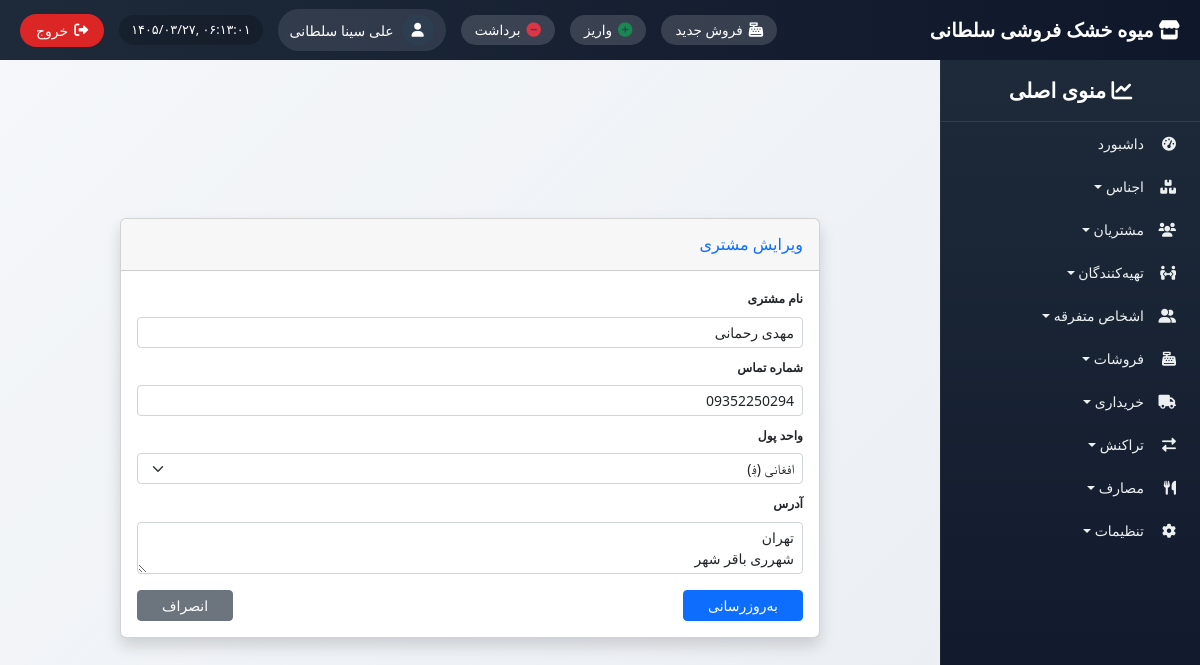
Page /customers/edit/1/ (signed in) on the committed database.
### customers/models.py (models this page shows, shortened)
class Customer(models.Model):
    name = models.CharField(max_length=200, verbose_name="نام مشتری")
    phone = models.CharField(max_length=20, blank=True, verbose_name="شماره تماس")
    currency = models.ForeignKey(Currency, on_delete=models.PROTECT, verbose_name="واحد پول")
    address = models.TextField(blank=True, verbose_name="آدرس")
    created_at = models.DateTimeField(auto_now_add=True, verbose_name="تاریخ ثبت")
    class Meta:
        verbose_name = "مشتری"
        verbose_name_plural = "مشتریان"

### settings_app/models.py (models this page shows, shortened)
class Currency(models.Model):
    code = models.CharField(max_length=3, unique=True, verbose_name="کد")
    name = models.CharField(max_length=50, verbose_name="نام واحد پول")
    symbol = models.CharField(max_length=5, verbose_name="نماد")
    is_active = models.BooleanField(default=True, verbose_name="فعال")
    class Meta:
        verbose_name = "واحد پول"
        verbose_name_plural = "واحدهای پول"

### customers/views.py (the view, shortened to what this page needs)
# urls.py: path('edit/<int:pk>/', views.customer_edit, name='customer_edit'),
@login_required
def customer_edit(request, pk):
    customer = get_object_or_404(Customer, pk=pk)
    currencies = Currency.objects.filter(is_active=True)
    return render(request, 'customers/customer_form.html', {
        'customer': customer,
        'currencies': currencies,
        'edit_mode': True,
    })

### templates/customers/customer_form.html (shortened to what this page needs)
{% extends 'base_with_sidebar.html' %}
{% load i18n %}
{% block content %}
<div class="container d-flex justify-content-center align-items-center" style="min-height: calc(100vh - 100px);">
    <div class="card shadow mb-4" style="width:100%; max-width:700px;">
        <div class="card-header py-3">
            <h6 class="m-0 font-weight-bold text-primary">
                {% if edit_mode %}{% trans "ویرایش مشتری" %}{% else %}{% trans "فرم ثبت مشتری جدید" %}{% endif %}
            </h6>
        </div>
        <div class="card-body py-3">
            <form method="post">
                <div class="mb-2">
                    <label class="form-label small fw-bold">{% trans "نام مشتری" %}</label>
                    <input type="text" name="name" class="form-control form-control-sm"
                           placeholder="{% trans 'نام مشتری را وارد کنید' %}"
                           value="{% if edit_mode %}{{ customer.name }}{% endif %}" required>
                </div>
                <div class="mb-2">
                    <label class="form-label small fw-bold">{% trans "شماره تماس" %}</label>
                    <input type="text" name="phone" class="form-control form-control-sm"
                           placeholder="{% trans 'شماره تماس را وارد کنید' %}"
                           value="{% if edit_mode %}{{ customer.phone }}{% endif %}">
                </div>
                <div class="mb-2">
                    <label class="form-label small fw-bold">{% trans "واحد پول" %}</label>
                    <select name="currency" class="form-select form-select-sm" required>
                        {% for curr in currencies %}
                        <option value="{{ curr.id }}" {% if edit_mode and customer.currency.id == curr.id %}selected{% endif %}>
                            {{ curr.name }} ({{ curr.symbol }})
                        </option>
                        {% endfor %}
                    </select>
                </div>
                <div class="mb-2">
                    <label class="form-label small fw-bold">{% trans "آدرس" %}</label>
                    <textarea name="address" class="form-control form-control-sm" rows="2"
                              placeholder="{% trans 'آدرس را وارد کنید' %}">{% if edit_mode %}{{ customer.address }}{% endif %}</textarea>
                </div>
                <div class="d-flex justify-content-between mt-3">
                    <button type="submit" class="btn btn-primary btn-sm px-4">
                        {% if edit_mode %}{% trans "به‌روزرسانی" %}{% else %}{% trans "ذخیره مشتری" %}{% endif %}
                    </button>
                    <a href="{% url 'customers:customer_list' %}" class="btn btn-secondary btn-sm px-4">{% trans "انصراف" %}</a>
                </div>
            </form>
        </div>
    </div>
</div>
{% endblock %}

### templates/base_with_sidebar.html (shortened to what this page needs)
<!DOCTYPE html>
{% load i18n static %}
{% get_current_language as LANGUAGE_CODE %}
<html lang="fa" dir="rtl">
<head>
    <link href="https://cdn.jsdelivr.net/npm/bootstrap@5.2.3/dist/css/bootstrap.rtl.min.css" rel="stylesheet">
    <link rel="stylesheet" href="https://cdnjs.cloudflare.com/ajax/libs/font-awesome/6.0.0/css/all.min.css">
    <link href="https://cdn.jsdelivr.net/gh/rastikerdar/vazir-font@v30.1.0/dist/font-face.css" rel="stylesheet">
</head>
<body>
    <div class="top-navbar">
        <div class="store-name"><i class="fas fa-store"></i> میوه خشک فروشی سلطانی</div>
        <div class="top-nav-left">
            <a href="{% url 'sales:new_sale' %}" class="shortcut-btn" title="فروش جدید"><i class="fas fa-cash-register"></i><span> فروش جدید</span></a>
            <a href="{% url 'transactions:transaction_create_in' %}" class="shortcut-btn" title="واریز"><i class="fas fa-plus-circle text-success"></i><span> واریز</span></a>
            <a href="{% url 'transactions:transaction_create_out' %}" class="shortcut-btn" title="برداشت"><i class="fas fa-minus-circle text-danger"></i><span> برداشت</span></a>
            <div class="admin-info">
                <div class="admin-avatar"><i class="fas fa-user"></i></div>
                <span class="admin-name">{{ user.get_full_name|default:user.username }}</span>
            </div>
            <div class="datetime" id="current-datetime"></div>
            <button type="button" class="logout-btn" id="logoutTrigger"><i class="fas fa-sign-out-alt"></i> <span>خروج</span></button>
        </div>
    </div>
    <div class="sidebar" id="sidebar">
        <div class="sidebar-header"><i class="fas fa-chart-line"></i> منوی اصلی</div>
        <ul class="nav flex-column">
            <li class="nav-item"><a class="nav-link" href="{% url 'dashboard' %}"><i class="fas fa-tachometer-alt"></i> داشبورد</a></li>
            <li class="nav-item dropdown-toggle" data-menu="products"><i class="fas fa-boxes"></i> اجناس</li>
            <li class="nav-item dropdown-toggle" data-menu="customers"><i class="fas fa-users"></i> مشتریان</li>
            <li class="nav-item dropdown-toggle" data-menu="suppliers"><i class="fas fa-people-arrows"></i> تهیه‌کنندگان</li>
            <li class="nav-item dropdown-toggle" data-menu="misc"><i class="fas fa-user-friends"></i> اشخاص متفرقه</li>
            <li class="nav-item dropdown-toggle" data-menu="sales"><i class="fas fa-cash-register"></i> فروشات</li>
            <li class="nav-item dropdown-toggle" data-menu="purchases"><i class="fas fa-truck"></i> خریداری</li>
            <li class="nav-item dropdown-toggle" data-menu="transactions"><i class="fas fa-exchange-alt"></i> تراکنش</li>
            <li class="nav-item dropdown-toggle" data-menu="expenses"><i class="fas fa-utensils"></i> مصارف</li>
            <li class="nav-item dropdown-toggle" data-menu="settings"><i class="fas fa-cog"></i> تنظیمات</li>
        </ul>
    </div>
    <div class="content">
        {% block content %}{% endblock %}
    </div>
</body>
</html>

### templates/base_with_sidebar.html (style rules this page uses)
* { font-family: 'Vazir', 'Tahoma', 'Segoe UI', sans-serif; }
body { background: linear-gradient(135deg, #f5f7fa 0%, #e9edf2 100%); font-size: 14px; padding-top: 70px; margin: 0; height: 100vh; overflow: hidden; }
.top-navbar { position: fixed; top: 0; right: 0; left: 0; height: 60px; background: linear-gradient(90deg, #1e2a3a 0%, #0f172a 100%); z-index: 1050; display: flex; align-items: center; justify-content: space-between; padding: 0 20px; color: white; }
.store-name { font-size: 1.2rem; font-weight: 700; }
.top-nav-left { display: flex; align-items: center; gap: 15px; }
.admin-info { display: flex; align-items: center; gap: 8px; background: rgba(255,255,255,0.1); padding: 5px 12px; border-radius: 40px; }
.admin-avatar { width: 32px; height: 32px; background: #2c3e50; border-radius: 50%; display: flex; align-items: center; justify-content: center; }
.datetime { direction: ltr; background: rgba(0,0,0,0.2); padding: 5px 12px; border-radius: 40px; font-size: 0.8rem; }
.logout-btn { background-color: #dc2626; color: white; border: none; padding: 6px 16px; border-radius: 40px; display: flex; align-items: center; gap: 6px; }
.shortcut-btn { background: rgba(255,255,255,0.15); border: none; color: white; padding: 5px 14px; border-radius: 40px; font-size: 0.85rem; font-weight: 500; transition: 0.2s; display: inline-flex; align-items: center; gap: 6px; text-decoration: none; }
.shortcut-btn i { font-size: 0.9rem; }
.sidebar { position: fixed; top: 60px; right: 0; height: calc(100vh - 60px); width: 260px; background: linear-gradient(180deg, #1e2a3a 0%, #0f172a 100%); color: white; overflow-y: auto; z-index: 1000; transition: 0.3s; border-left: 1px solid rgba(255,255,255,0.05); }
.sidebar-header { padding: 15px 20px; font-size: 1.3rem; font-weight: 600; border-bottom: 1px solid #2d3e50; text-align: center; }
.sidebar .nav-link, .dropdown-toggle { color: #ecf0f1; padding: 8px 16px; border-radius: 10px; margin: 3px 8px; display: flex; align-items: center; cursor: pointer; text-decoration: none; }
.sidebar .nav-link i, .dropdown-toggle i { width: 24px; margin-left: 8px; }
.content { margin-right: 260px; padding: 20px; height: calc(100vh - 60px); overflow-y: auto; }

### rows in the picture
Customer: name "مهدی رحمانی", phone "09352250294", currency "افغانی (؋)", address "تهران شهرری باقر شهر"

### other values in the picture
{{ user.get_full_name|default:user.username }} "علی سینا سلطانی"
